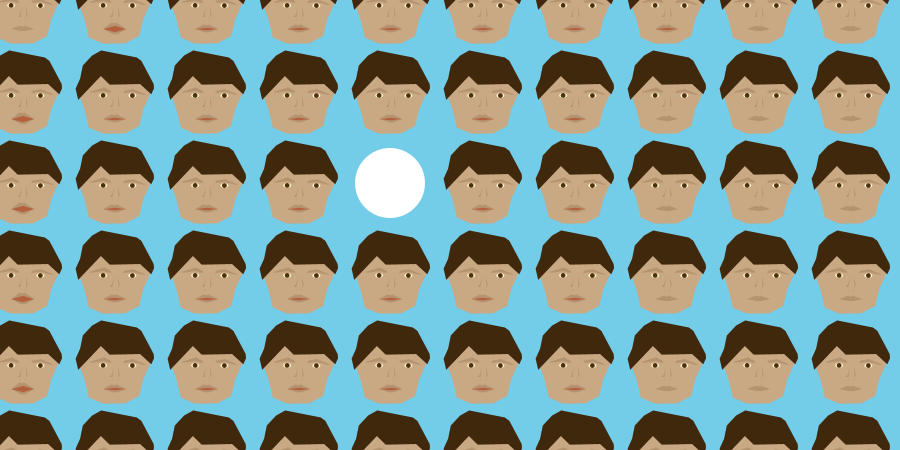
Frame 1 (no input)
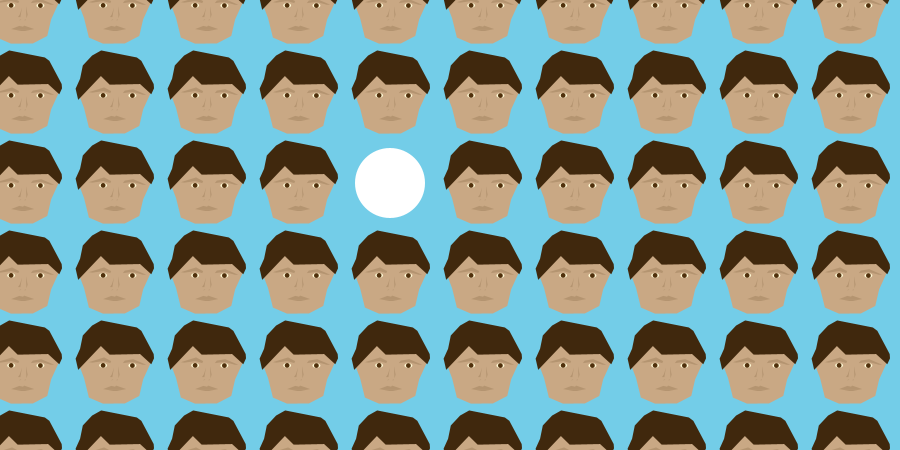
Frame 60 (the mouse pressed at the canvas centre just before this capture)
Frame 120 (the mouse held since frame 60 and released just before this capture): identical to frame 60, image omitted

The Processing sketch that drew these frames (run headless with seeded random() and noise(); from frame 60 on, the mouse is pressed at the canvas centre):

// Processing sketch: processing_37125
// ── processing_37125.pde

final int face_usual_w = 650;
final int face_usual_h = 450;
final int mouth_move_dist = 25;

final int SPEAKING_BOOL_NOT_TALKING = 0;
final int SPEAKING_BOOL_TALKING = 1;
final int SPEAKING_BOOL_ABOUT_TO_NOT = 2;

int num_x;
int num_y;
int midx_face;
int midy_face;
int midface_id;
int midx_face_pos;
int midy_face_pos;

Button TheButton;
ArrayList Faces;

class Face
{
  int x;
  int y;
  int id;
  long lastSpeakStart;
  int speaking;
  void startSpeaking(long t)
  {
    lastSpeakStart = t;
    speaking = 1;
  }
  float getMouthOpenness()
  {
    float inner_part = (millis() - lastSpeakStart)/100;
    if (inner_part>2*PI)
    {
      speaking = 0;
    }
    else if (inner_part>PI)
    {
      //spread conversation then shut up
      if (speaking == 1)
      {
        spreadConversation(id, millis());
      }      
      speaking = 2;
    }
    if (speaking!=0)
    {
      return 0.5-0.5*cos(inner_part);
    }
    else
    {
      return 0;
    }
  }
  Face(int x_, int y_, int id_)
  {
    x = x_;
    y = y_;
    id = id_;
    lastSpeakStart=0;
    speaking = 0;
  }
}  

int get_x_id(int id)
{
  return int(id/(num_y+1));
}

int get_y_id(int id)
{
  return id%(num_y+1);
}
void spreadConversation(int from_id, long time)
{
  //count thus:
  //0 3 6 9
  //1 4 7 10
  //2 5 8 11 only starting with 0
  //this'd be numx = 3, numy = 2;

  int xpos = get_x_id(from_id);
  int ypos = get_y_id(from_id);

  //pick who it is! and do it
  boolean good = false; //keep trying until things work out, man.
  while (!good)
  {
    int who = int(random(0, 4)); //okay, R D L U
    switch(who)
    {
    case 0:
      if (xpos != num_x && xpos != midx_face-(num_y+1))
      {
        ((Face)Faces.get(from_id+num_y+1)).startSpeaking(time);
        good = true;
      }
      break;
    case 1:
      if (ypos!=num_y&&ypos != midy_face-1)
      {
        ((Face)Faces.get(from_id+1)).startSpeaking(time);
        good = true;
      }
      break;
    case 2:
      if (xpos != 0 && xpos != midx_face+(num_y+1))
      {
        ((Face)Faces.get(from_id-num_y-1)).startSpeaking(time);
        good = true;
      }
      break;
    case 3:
      if (ypos!=0 && xpos != midy_face+1)
      {
        ((Face)Faces.get(from_id-1)).startSpeaking(time);
        good = true;
      }
      break;
    }
  }
}


class Button
{
  int x;
  int y;
  int r;
  int lastClickOk; //1 or 0. did the last mouseclick hit this button?
  void draw() {
    if (mousePressed && lastClickOk==1)
    {
      fill(128);
    }
    else {
      fill(255);
    }
    ellipse(x, y, r*2, r*2);
  }
  void checkClickAndAct(int clickx, int clicky) {
    if (dist(x, y, clickx, clicky)<=r)
    {
      lastClickOk = 1;
      //do the thing
      long time = millis();
      spreadConversation(midface_id, time);
    }
    else {
      lastClickOk = 0;
    }
  }
  Button(int x_, int y_, int twor)
  {
    r = twor/2;
    x = x_;
    y = y_;
    lastClickOk = 0;
  }
}

void setup()
{
  size(900,450);
  smooth();
  noStroke();
  Faces = new ArrayList();  

  num_x = width/(face_usual_w/7);
  num_y = height/(face_usual_h/5);
  midx_face = num_x/2;
  midy_face = num_y/2;

  //fill the faces array
  for (int x = 0; x <= num_x; ++x)
  {
    for (int y = 0; y <= num_y; ++y)
    {
      if (x != midx_face || y != midy_face)
      {
        Faces.add(new Face(-face_usual_w/14+face_usual_w/7*x, 
        -face_usual_h/10+face_usual_h/5*y, 
        Faces.size()));
      }
      else
      {
        midface_id = Faces.size();
        Faces.add(new Face(width+500, height+500, Faces.size()));
        //keeps the grid x y counting good but isn't shown except in weird cases.
      }
    }
  }
  midx_face_pos = -face_usual_w/14 + face_usual_w/7*midx_face;
  midy_face_pos = -face_usual_h/10 + face_usual_h/5*midy_face;

  //setup TheButton
  TheButton = new Button(midx_face_pos+face_usual_w/10+3, midy_face_pos+face_usual_h/10+3, face_usual_w/10+5); //Some Finetuning going
}

void draw() {
  background(115, 205, 232);
  for (int i = 0; i < Faces.size(); ++i)
  {
    Face getFace = (Face) Faces.get(i);
    drawFace(getFace.x, getFace.y, face_usual_w/5, face_usual_h/5, getFace.getMouthOpenness());
  }
  TheButton.draw();
}

void mousePressed() {
  TheButton.checkClickAndAct(mouseX, mouseY);
}

void drawFace(int x, int y, int w, int h, float mouthOpenness)
{
  pushMatrix();
  translate(x, y); //movemove
  //Facetile dimensions = 650, 450. Let's scale that okay.
  scale((float)w/650, (float)h/450); 
  //fine tune the size a bit:
  scale(0.8, 0.8); //the canvas is too big for openprocessing by default.

  //Begin Old Face Code Repurposed. (Hence more scaling):


  //general headshape.
  fill(201, 168, 132); 
  beginShape();
  vertex(238, 395);
  vertex(193, 277);
  vertex(220, 223);
  vertex(240, 134);
  vertex(285, 81);
  vertex(373, 73);
  vertex(482, 71);
  vertex(585, 94);
  vertex(642, 215);
  vertex(672, 261);
  vertex(607, 403);
  vertex(583, 506);
  vertex(493, 553);
  vertex(356, 554);
  vertex(268, 516);
  endShape(CLOSE);

  //hairstyles
  fill(64, 40, 13);
  beginShape();
  vertex(213, 211);
  vertex(230, 128);
  vertex(288, 66);
  vertex(345, 34);
  vertex(568, 78);
  vertex(596, 99);
  vertex(645, 191);
  vertex(673, 244);
  vertex(675, 271);
  vertex(658, 308);
  vertex(588, 244);
  vertex(398, 248);
  vertex(343, 194);
  vertex(201, 343);
  vertex(185, 273);
  endShape(CLOSE);

  //shadey bits

  //eyebrows
  fill(180, 148, 112);
  beginShape();
  vertex(627, 311);
  vertex(545, 276);
  vertex(492, 285);
  vertex(480, 301);
  vertex(540, 293);
  vertex(605, 311);
  endShape(CLOSE);

  beginShape();
  vertex(267, 295);
  vertex(363, 265);
  vertex(407, 288);
  vertex(402, 301);
  vertex(358, 288);
  vertex(290, 298);
  endShape(CLOSE);

  //nose
  beginShape();
  vertex(450, 318);
  vertex(460, 373);
  vertex(453, 396);
  endShape(CLOSE);

  beginShape();
  vertex(425, 328);
  vertex(415, 388);
  vertex(400, 388);
  vertex(412, 370);
  endShape(CLOSE);

  beginShape();
  vertex(422, 406);
  vertex(405, 408);
  vertex(415, 403);
  endShape(CLOSE);

  beginShape();
  vertex(442, 403);
  vertex(443, 411);
  vertex(450, 403);
  endShape(CLOSE);

  //mouth
  mouthOpenness = constrain(mouthOpenness, 0, 1);

  beginShape();
  vertex(357, 463);
  vertex(408, 443-mouth_move_dist*mouthOpenness);
  vertex(432, 448-mouth_move_dist*mouthOpenness);
  vertex(438, 441-mouth_move_dist*mouthOpenness);
  vertex(502, 463);
  vertex(432, 463-mouth_move_dist*mouthOpenness);
  endShape(CLOSE);

  beginShape();
  vertex(357, 463);
  vertex(430, 463+mouth_move_dist*mouthOpenness);
  vertex(502, 463);
  vertex(443, 475+mouth_move_dist*mouthOpenness);
  vertex(420, 475+mouth_move_dist*mouthOpenness);
  endShape(CLOSE);

  fill(180, 98, 62);
  beginShape();
  vertex(357, 463);
  vertex(432, 463-mouth_move_dist*mouthOpenness);
  vertex(502, 463);
  vertex(430, 463+mouth_move_dist*mouthOpenness);
  endShape(CLOSE);

  //eyes
  fill(280, 248, 212);
  ellipse(357, 315, 50, 30);
  ellipse(540, 316, 50, 30);
  fill(80, 48, 12);
  ellipse(357, 315, 30, 30);
  ellipse(540, 316, 30, 30);
  popMatrix();
}
